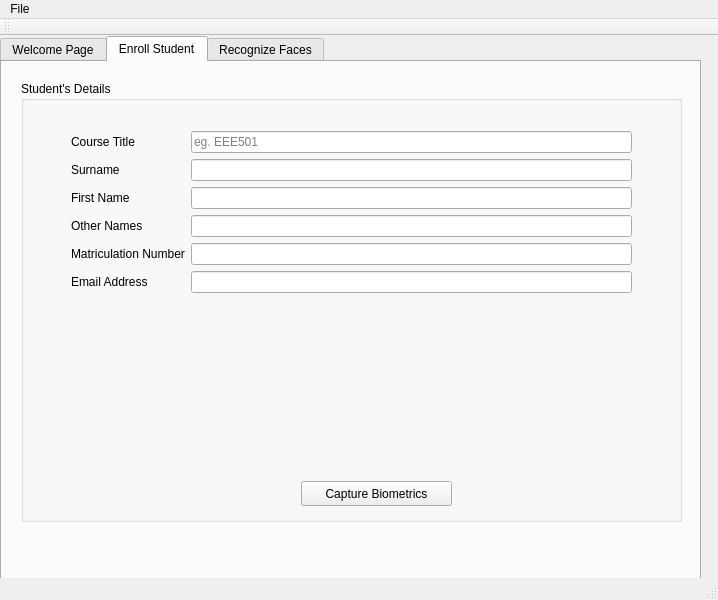
<?xml version="1.0" encoding="UTF-8"?>
<ui version="4.0">
 <class>MainWindow</class>
 <widget class="QMainWindow" name="MainWindow">
  <property name="geometry">
   <rect>
    <x>0</x>
    <y>0</y>
    <width>718</width>
    <height>600</height>
   </rect>
  </property>
  <property name="windowTitle">
   <string>MainWindow</string>
  </property>
  <widget class="QWidget" name="centralwidget">
   <widget class="QTabWidget" name="tabWidget">
    <property name="enabled">
     <bool>true</bool>
    </property>
    <property name="geometry">
     <rect>
      <x>0</x>
      <y>0</y>
      <width>701</width>
      <height>551</height>
     </rect>
    </property>
    <property name="tabPosition">
     <enum>QTabWidget::North</enum>
    </property>
    <property name="tabShape">
     <enum>QTabWidget::Rounded</enum>
    </property>
    <property name="currentIndex">
     <number>1</number>
    </property>
    <widget class="QWidget" name="tab_6">
     <attribute name="title">
      <string>Welcome Page</string>
     </attribute>
     <widget class="QWidget" name="gridLayoutWidget_2">
      <property name="geometry">
       <rect>
        <x>19</x>
        <y>9</y>
        <width>671</width>
        <height>451</height>
       </rect>
      </property>
      <layout class="QGridLayout" name="gridLayout_2">
       <item row="0" column="0">
        <layout class="QHBoxLayout" name="horizontalLayout_2"/>
       </item>
      </layout>
     </widget>
    </widget>
    <widget class="QWidget" name="tab_7">
     <attribute name="title">
      <string>Enroll Student</string>
     </attribute>
     <widget class="QWidget" name="verticalLayoutWidget_2">
      <property name="geometry">
       <rect>
        <x>19</x>
        <y>19</y>
        <width>661</width>
        <height>441</height>
       </rect>
      </property>
      <layout class="QVBoxLayout" name="main_layout_2">
       <item>
        <widget class="QGroupBox" name="student_form_2">
         <property name="title">
          <string>Student's Details</string>
         </property>
         <widget class="QWidget" name="formLayoutWidget_2">
          <property name="geometry">
           <rect>
            <x>50</x>
            <y>50</y>
            <width>561</width>
            <height>341</height>
           </rect>
          </property>
          <layout class="QFormLayout" name="formLayout_2">
           <item row="0" column="0">
            <widget class="QLabel" name="label_7">
             <property name="text">
              <string>Course Title</string>
             </property>
            </widget>
           </item>
           <item row="0" column="1">
            <widget class="QLineEdit" name="course_code_2">
             <property name="maxLength">
              <number>6</number>
             </property>
             <property name="placeholderText">
              <string>eg. EEE501</string>
             </property>
             <property name="clearButtonEnabled">
              <bool>true</bool>
             </property>
            </widget>
           </item>
           <item row="1" column="0">
            <widget class="QLabel" name="label_8">
             <property name="text">
              <string>Surname</string>
             </property>
            </widget>
           </item>
           <item row="1" column="1">
            <widget class="QLineEdit" name="surname_2"/>
           </item>
           <item row="2" column="0">
            <widget class="QLabel" name="label_9">
             <property name="text">
              <string>First Name</string>
             </property>
            </widget>
           </item>
           <item row="2" column="1">
            <widget class="QLineEdit" name="first_name_2"/>
           </item>
           <item row="3" column="0">
            <widget class="QLabel" name="label_10">
             <property name="text">
              <string>Other Names</string>
             </property>
            </widget>
           </item>
           <item row="3" column="1">
            <widget class="QLineEdit" name="other_names_2"/>
           </item>
           <item row="4" column="0">
            <widget class="QLabel" name="label_11">
             <property name="text">
              <string>Matriculation Number</string>
             </property>
            </widget>
           </item>
           <item row="4" column="1">
            <widget class="QLineEdit" name="mat_no_2"/>
           </item>
           <item row="5" column="0">
            <widget class="QLabel" name="label_12">
             <property name="text">
              <string>Email Address</string>
             </property>
            </widget>
           </item>
           <item row="5" column="1">
            <widget class="QLineEdit" name="email_2"/>
           </item>
          </layout>
         </widget>
         <widget class="QPushButton" name="capture_button_2">
          <property name="geometry">
           <rect>
            <x>280</x>
            <y>400</y>
            <width>151</width>
            <height>25</height>
           </rect>
          </property>
          <property name="text">
           <string>Capture Biometrics</string>
          </property>
         </widget>
        </widget>
       </item>
      </layout>
     </widget>
    </widget>
    <widget class="QWidget" name="tab_8">
     <attribute name="title">
      <string>Recognize Faces</string>
     </attribute>
    </widget>
   </widget>
  </widget>
  <widget class="QMenuBar" name="menubar">
   <property name="geometry">
    <rect>
     <x>0</x>
     <y>0</y>
     <width>718</width>
     <height>22</height>
    </rect>
   </property>
   <widget class="QMenu" name="menuFile">
    <property name="title">
     <string>File</string>
    </property>
    <addaction name="actionQuit"/>
    <addaction name="actionSettings"/>
   </widget>
   <addaction name="menuFile"/>
  </widget>
  <widget class="QStatusBar" name="statusbar"/>
  <widget class="QToolBar" name="toolBar">
   <property name="windowTitle">
    <string>toolBar</string>
   </property>
   <attribute name="toolBarArea">
    <enum>TopToolBarArea</enum>
   </attribute>
   <attribute name="toolBarBreak">
    <bool>false</bool>
   </attribute>
  </widget>
  <action name="actionOpen">
   <property name="text">
    <string>Open</string>
   </property>
  </action>
  <action name="actionSave">
   <property name="text">
    <string>Save</string>
   </property>
  </action>
  <action name="actionQuit">
   <property name="text">
    <string>Settings</string>
   </property>
  </action>
  <action name="actionSettings">
   <property name="text">
    <string>Quit</string>
   </property>
  </action>
 </widget>
 <resources/>
 <connections/>
</ui>
